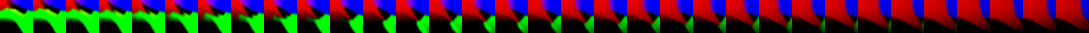
#> input picture sketches/door-look/press/separation.png, 1089 x 33 px
$ python -i preview.py   (imports and definitions only)
#> lines starting #> are read from the running program, lines starting #| are printed output that depends on the picture
### sketches/door-look/tools/press.py
"""The press: makes the textures the print shader needs.

  press/separation.png   how much of each ink prints for any rendered colour: a 33x33x33 table
                         laid out as 33 slices side by side (x = red + 33 * blue, y = green);
                         r = the night ink, g = the lamp ink, b = the neon ink
  press/separation_b.png the same table for the other two inks: r = the cold ink, g = the earth ink
  press/grain.png        three grain screens, one per ink (r, g, b), 128 px square, tiling
  press/paper.png        the paper: r its tooth and fibres, g and b two slow mottles; 512 px square, tiling

The inks are defined here and again in press.gdshader; change them in both. The game reads its
own copies of these from godot/press/: copy them over after a change.

  python3 tools/press.py [--separation]    (--separation: only the two tables, not the grain and paper)
"""
import itertools
import numpy as np
from PIL import Image
import os

HERE = os.path.dirname(os.path.abspath(__file__))
OUT = os.path.join(HERE, '..', 'press')
os.makedirs(OUT, exist_ok=True)
rng = np.random.default_rng(28)

PAPER = '#eae2cf'                                                           # the build's stock
# night: the key block, blue-black. lamp: amber, the warm light itself. neon: red, the sign and blood
# and nothing else. cold: the green-white of fluorescent tubes and TV light. earth: brick and sepia,
# for skin, wood, leather and beer, the warm things the light falls on.
INKS = {'night': '#1b2130', 'lamp': '#f0a23c', 'neon': '#d9382c', 'cold': '#8fc7b8', 'earth': '#9a5a3c'}
ORDER = ('night', 'lamp', 'neon', 'cold', 'earth')


def hex_rgb(h):
    h = h.lstrip('#')
    return np.array([int(h[i:i + 2], 16) / 255.0 for i in (0, 2, 4)])


def lin(c):
    c = np.asarray(c, dtype=np.float64)
    return np.where(c <= 0.04045, c / 12.92, ((c + 0.055) / 1.055) ** 2.4)


# [31 lines left out: functions oklab, mixes, not called in this run]


def smooth(x, a, b):
    t = np.clip((x - a) / (b - a), 0.0, 1.0)
    return t * t * (3.0 - 2.0 * t)


# [109 lines left out: functions separation, tiling_noise, ranked, grain, paper, not called in this run]


# [16 lines that do not run on import are left out]

### sketches/door-look/tools/preview.py
"""Preview the press on a rendered picture, without Godot: python3 tools/preview.py in.png out.png"""
import sys, os
import numpy as np
from PIL import Image
sys.path.insert(0, os.path.dirname(__file__))
import press as P

def load_lut(n=33):
    img = np.asarray(Image.open(os.path.join(P.OUT, 'separation.png')).convert('RGB')).astype(np.float64) / 255.0
    lut = np.zeros((n, n, n, 3))
    for bi in range(n):
        lut[:, :, bi, :] = img[:, bi * n:(bi + 1) * n, :].transpose(1, 0, 2)
    return lut

def trilinear(lut, rgb):
    n = lut.shape[0]
    x = np.clip(rgb, 0, 1) * (n - 1)
    i0 = np.floor(x).astype(int); i0 = np.clip(i0, 0, n - 2); f = x - i0
    out = 0
    for dr in (0, 1):
        for dg in (0, 1):
            for db in (0, 1):
                w = (f[..., 0] if dr else 1 - f[..., 0]) * (f[..., 1] if dg else 1 - f[..., 1]) * (f[..., 2] if db else 1 - f[..., 2])
                out = out + w[..., None] * lut[i0[..., 0] + dr, i0[..., 1] + dg, i0[..., 2] + db]
    return out

def smoothstep(a, b, x):
    t = np.clip((x - a) / (b - a), 0, 1)
    return t * t * (3 - 2 * t)

def main(src, dst, soft=0.12, gscale=1.6, levels=0, crop_w=None):
#> called with src = '../press/separation.png', dst = 'out.png', soft = 0.12, gscale = 1.6, levels = 0
    img = np.asarray(Image.open(src).convert('RGB')).astype(np.float64) / 255.0
    if crop_w:
        img = img[:, :crop_w]
    h, w, _ = img.shape
#> h = 33; w = 1089
    lut = load_lut()
    grain = np.asarray(Image.open(os.path.join(P.OUT, 'grain.png')).convert('RGB')).astype(np.float64) / 255.0
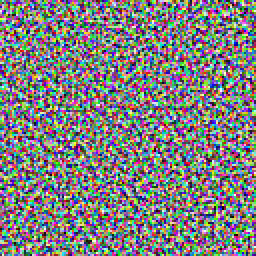
#> input picture sketches/door-look/press/grain.png, 128 x 128 px (shown 2 times larger)
    paper = np.asarray(Image.open(os.path.join(P.OUT, 'paper.png')).convert('L')).astype(np.float64) / 255.0
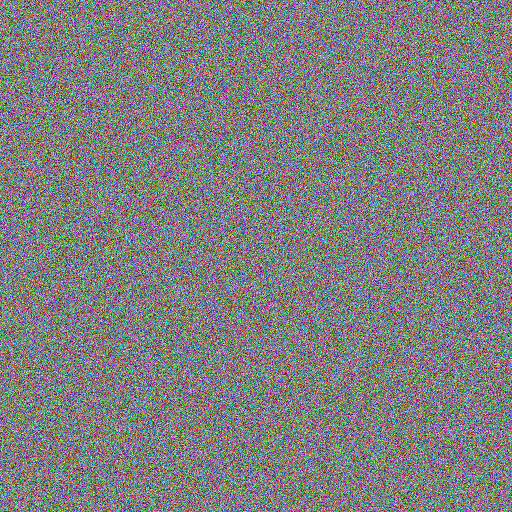
#> input picture sketches/door-look/press/paper.png, 512 x 512 px
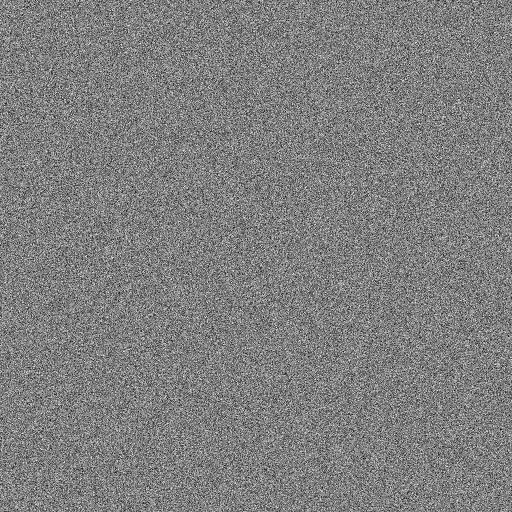
#> paper: shape (512, 512) float64; min 0.0196, max 0.969, mean 0.498
    offs = [(0, 0), (1, -1), (-1, 1)]
    ink = [P.lin(P.hex_rgb(P.INKS[k])) for k in ('night', 'lamp', 'neon')]
    col = np.ones((h, w, 3)) * P.lin(P.hex_rgb(P.PAPER))
    yy, xx = np.mgrid[0:h, 0:w]
    for i in range(3):
        sh = np.roll(np.roll(img, offs[i][1], axis=0), offs[i][0], axis=1)
        c = trilinear(lut, sh)[..., i]
        if levels:
            c = np.round(c * levels) / levels
        gy = (yy / gscale).astype(int) % grain.shape[0]; gx = (xx / gscale).astype(int) % grain.shape[1]
        g = grain[gy, gx, i]
        k = smoothstep(g - soft, g + soft, c)
        col *= 1.0 - k[..., None] * (1.0 - ink[i])
    py = yy % paper.shape[0]; px = xx % paper.shape[1]
    col *= (0.93 + 0.1 * paper[py, px])[..., None]
    out = np.where(col <= 0.0031308, col * 12.92, 1.055 * np.power(np.clip(col, 0, None), 1 / 2.4) - 0.055)
    Image.fromarray(np.clip(out * 255 + 0.5, 0, 255).astype(np.uint8)).save(dst)
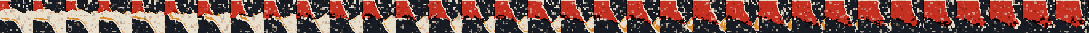
#> saved as out.png: PIL image 1089x33 RGB; mean R, G, B 121.4, 79.7, 73

# [2 lines not run here, left out]

>>> result = main('../press/separation.png', 'out.png')
